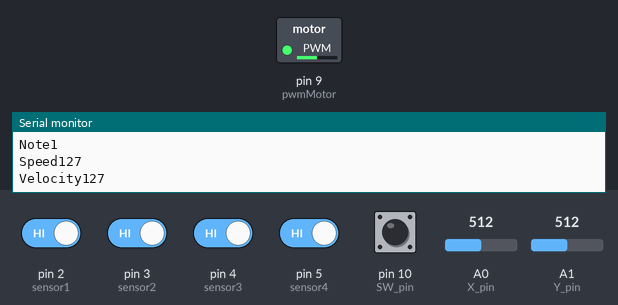
The sketch below on a simulated Arduino Uno, built with avr-gcc and run on an emulated ATmega328P. Shown: switched loads named in the sketch (green lamp = pin HIGH), the last lines printed to the serial monitor. The test bench sets the inputs (shaded band); at power-on: pin 2 (sensor1), pin 3 (sensor2), pin 4 (sensor3), pin 5 (sensor4), pin 10 (SW_pin) HIGH, A0 (X_pin) = 512, A1 (Y_pin) = 512. MIDI output is not drawn.

Above: at 1.8 s.
1.9 s: A0 (X_pin) set to 716
At 2.9 s:
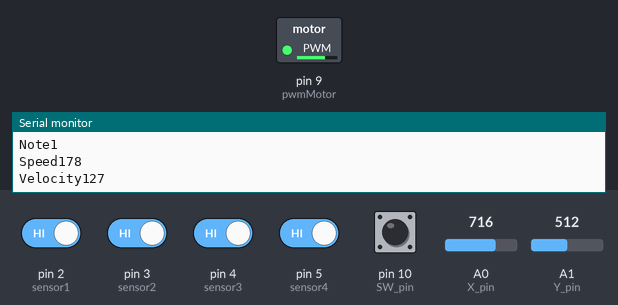
3.5 s: A0 (X_pin) set to 900
At 4.5 s:
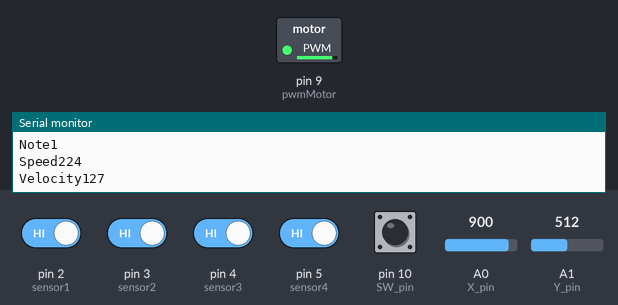
5.5 s: A0 (X_pin) set to 122
At 7.2 s:
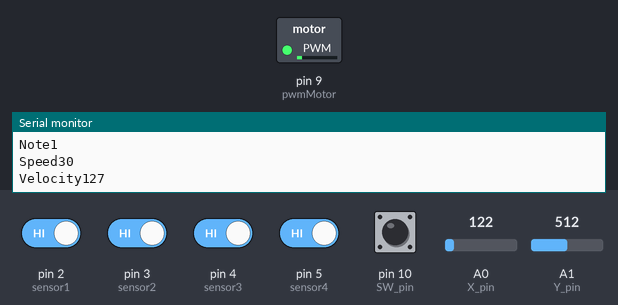
7.5 s: A0 (X_pin) set to 0
At 8.9 s:
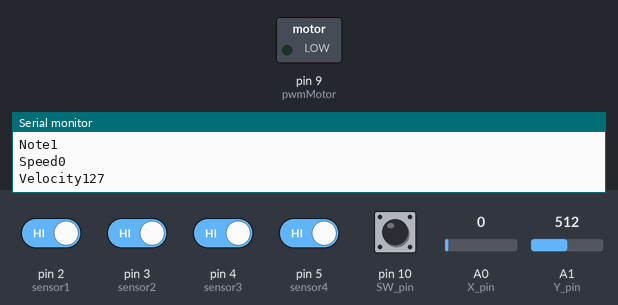
9.5 s: A0 (X_pin) set to 511
At 10.5 s:
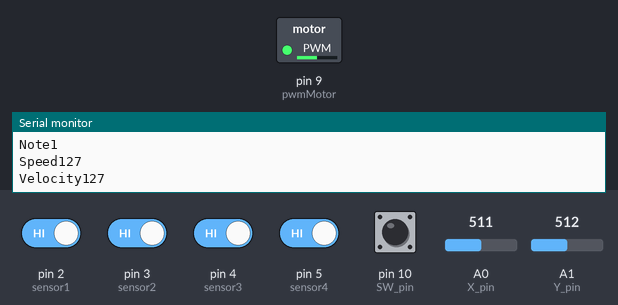
Timing chart, 0 to 12.5 s (numbered marks = the images above; inputs shaded):
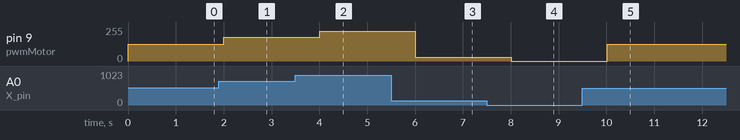

The sketch:

Test.ino
```cpp
#include <MIDI.h>

// MIDI commands 128->255: 10000000 -> 11111111: Most Significant 4 bits = commands, LS = channels
// MIDI databytes 0->127:  00000000 -> 01111111

// Hall effect sensors  (0 = magnet present, 1 = magnet not present)
int sensor1 = 2;        // digital pin
int sensor2 = 3;        // digital pin
int sensor3 = 4;        // digital pin
int sensor4 = 5;        // digital pin

//Joystick pins
const int SW_pin = 10; // digital pin connected to switch output
const int X_pin = A0; // analog pin connected to X output
const int Y_pin = A1; // analog pin connected to Y output

// MIDI control
int velocity = 127;     // 00000000 -> 01111111 (default 0)
int noteOn = 144;       // 10010000, note on command
int noteOff = 128;      // 10000000, note off command

//4 bit Note mode MIDI channel
int channel = 1;        // number of MIDI channel (16 total)

//Drum mode MIDI channels
int channel2 = 2;       // number of MIDI channel (16 total)
int channel3 = 3;       // number of MIDI channel (16 total)
int channel4 = 4;       // number of MIDI channel (16 total)
int channel5 = 5;       // number of MIDI channel (16 total)

// Motor control
int pwmMotor = 9;       // pwm pin ~D9
int motorSpeed=100;

// Other vars for correct notes combinations
int senseVals[4];       // value of sensor per location
String senseString = "";// convert array values to a single string
int num;                // binary combination of sensor values
boolean note = true;    // TRUE = 4 bit note mode, FALSE = drum mode

int counter;

struct MySettings : public midi::DefaultSettings
{
  static const long BaudRate = 9600;
};
MIDI_CREATE_CUSTOM_INSTANCE(HardwareSerial, Serial, MIDI, MySettings);

void setup() {
  MIDI.begin();
  pinMode(sensor1,  INPUT);
  pinMode(sensor2,  INPUT);
  pinMode(sensor3,  INPUT);
  pinMode(sensor4,  INPUT);
  pinMode(pwmMotor, OUTPUT);
  Serial.begin(9600);

  // turn on motor
  motorControl();
}

void loop() {
  // read values of sensors
  senseVals[0] = digitalRead(sensor1);
  senseVals[1] = digitalRead(sensor2);
  senseVals[2] = digitalRead(sensor3);
  senseVals[3] = digitalRead(sensor4);

  // creates one integer with value from 1111 -> 0000
  for (int i = 0; i <= 3; i++)
  {
    senseString = senseString + senseVals[i];
  }

  num = senseString.toInt(); //switch case needs an int
  senseString = "";          //reset

  joystick();                // calling the joystick function
  motorControl();            //change motor speed

  // determining which note to play and sending appropriate MIDI message
  if(note==true){
      switch (num)
      {
        case 1111:
        break;
        case 1110:
          MIDI.sendNoteOn(60, velocity, channel);  // Turn the note on.
          delay(500);                              // Wait 500 milliseconds.
          MIDI.sendNoteOff(60, velocity, channel); // Turn the note off.
          break;
        case 1101:
          MIDI.sendNoteOn(62, velocity, channel);  // Turn the note on.
          delay(500);                              // Wait 500 milliseconds.
          MIDI.sendNoteOff(62, velocity, channel); // Turn the note off.
          break;
        case 1100:
          MIDI.sendNoteOn(64, velocity, channel);  // Turn the note on.
          delay(500);                              // Wait 500 milliseconds.
          MIDI.sendNoteOff(64, velocity, channel); // Turn the note off.0
          break;
        case 1011:
          MIDI.sendNoteOn(65, velocity, channel);  // Turn the note on.
          delay(500);                              // Wait 500 milliseconds.
          MIDI.sendNoteOff(65, velocity, channel); // Turn the note off.
          break;
        case 1010:
          MIDI.sendNoteOn(67, velocity, channel);  // Turn the note on.
          delay(500);                              // Wait 500 milliseconds.
          MIDI.sendNoteOff(67, velocity, channel); // Turn the note off.
          break;
          case 1001:
          MIDI.sendNoteOn(69, velocity, channel);  // Turn the note on.
          delay(500);                              // Wait 500 milliseconds.
          MIDI.sendNoteOff(69, velocity, channel); // Turn the note off.
          break;
          case 1000:
          MIDI.sendNoteOn(71, velocity, channel);  // Turn the note on.
          delay(500);                              // Wait 500 milliseconds.
          MIDI.sendNoteOff(71, velocity, channel); // Turn the note off.
          break;
        case 110:
          MIDI.sendNoteOn(72, velocity, channel);  // Turn the note on.
          delay(500);                              // Wait 500 milliseconds.
          MIDI.sendNoteOff(72, velocity, channel); // Turn the note off.
          break;
        case 101:
          MIDI.sendNoteOn(74, velocity, channel);  // Turn the note on.
          delay(500);                              // Wait 500 milliseconds.
          MIDI.sendNoteOff(74, velocity, channel); // Turn the note off.
          break;
        case 100:
          MIDI.sendNoteOn(76, velocity, channel);  // Turn the note on.
          delay(500);                              // Wait 500 milliseconds.
          MIDI.sendNoteOff(76, velocity, channel); // Turn the note off.
          break;
        case 111:
          MIDI.sendNoteOn(77, velocity, channel);  // Turn the note on.
          delay(500);                              // Wait 500 milliseconds.
          MIDI.sendNoteOff(77, velocity, channel); // Turn the note off.
          break;
        case 11:
          MIDI.sendNoteOn(79, velocity, channel);  // Turn the note on.
          delay(500);                              // Wait 500 milliseconds.
          MIDI.sendNoteOff(79, velocity, channel); // Turn the note off.
          break;
        case 10:
          MIDI.sendNoteOn(81, velocity, channel);  // Turn the note on.
          delay(500);                              // Wait 500 milliseconds.
          MIDI.sendNoteOff(81, velocity, channel); // Turn the note off.
          break;
        case 1:
          MIDI.sendNoteOn(83, velocity, channel);  // Turn the note on.
          delay(500);                              // Wait 500 milliseconds.
          MIDI.sendNoteOff(83, velocity, channel); // Turn the note off.
          break;
        case 0:
          MIDI.sendNoteOn(84, velocity, channel);  // Turn the note on.
          delay(500);                              // Wait 500 milliseconds.
          MIDI.sendNoteOff(84, velocity, channel); // Turn the note off.
          break;
      }
  }
  else // The drum kit notes
  {
      if(digitalRead(sensor1)== 0)
      {
         MIDI.sendNoteOn(69, velocity, channel2);  // Turn the note on.
      }
      if(digitalRead(sensor2)== 0)
      {
         MIDI.sendNoteOn(70, velocity, channel3);  // Turn the note on.
      }
      if(digitalRead(sensor3)== 0)
      {
         MIDI.sendNoteOn(71, velocity, channel4);  // Turn the note on.
      }
      if(digitalRead(sensor4)== 0)
      {
        MIDI.sendNoteOn(72, velocity, channel5);  // Turn the note on.
      }

      delay(500);
      MIDI.sendNoteOff(69, velocity, channel2); // Turn the note off.
      MIDI.sendNoteOff(70, velocity, channel3); // Turn the note off.
      MIDI.sendNoteOff(71, velocity, channel4); // Turn the note off.
      MIDI.sendNoteOff(72, velocity, channel5); // Turn the note off.

  }

//Display values - can be deleted after the code testing is complete
Serial.print("\nNote");
Serial.print(note);
Serial.print("\nSpeed");
Serial.print(motorSpeed);
Serial.print("\nVelocity");
Serial.print(velocity);
delay(1000);

}

void joystick ()
{
  //Toggles between the two modes
  //Manual debouncer - need to hold down click button for 3 counts until the mode changes
  if(digitalRead(SW_pin) == 0)
  {
    counter++;
  }
  else
  {
    counter = 0;
  }
  if(counter > 3)
  {
    note = (!note);
  }

  //Reads the joystick inputs
  motorSpeed = map(analogRead(X_pin),0,1023,0,255);
  velocity = map(analogRead(Y_pin),0,1023,0,255);

  /* Code for making the change gradual
  int a=map(analogRead(X_pin),0,1023,0,255);
  if (motorSpeed>a)
  {
  motorSpeed=motorSpeed+10;
  }
  else{motorSpeed=motorSpeed-10;
  }
  int b=map(analogRead(Y_pin),0,1023,0,255);
  if (velocity>b)
  {
  velocity=velocity+10;
  }
  else{velocity=velocity-10
  }
  */
}

void motorControl()
{
  analogWrite(pwmMotor, motorSpeed);
}

void beginTest()
{
  for (int i=60;i<85;i++) // Turns all notes to be used on and off, one by one
  {
    MIDI.sendNoteOn(i,velocity,channel);
    delay(500);
    MIDI.sendNoteOff(i,velocity,channel);
  }
}
```

Measured:
- after the input at 1.9 s, pin 9 (pwmMotor): 127/255 → 178/255 after 0.10 s
- after the input at 3.5 s, pin 9 (pwmMotor): 178/255 → 224/255 after 0.51 s
- after the input at 5.5 s, pin 9 (pwmMotor): 224/255 → 30/255 after 0.51 s
- after the input at 7.5 s, pin 9 (pwmMotor): 30/255 → 0/255 after 0.51 s
- after the input at 9.5 s, pin 9 (pwmMotor): 0/255 → 127/255 after 0.51 s
